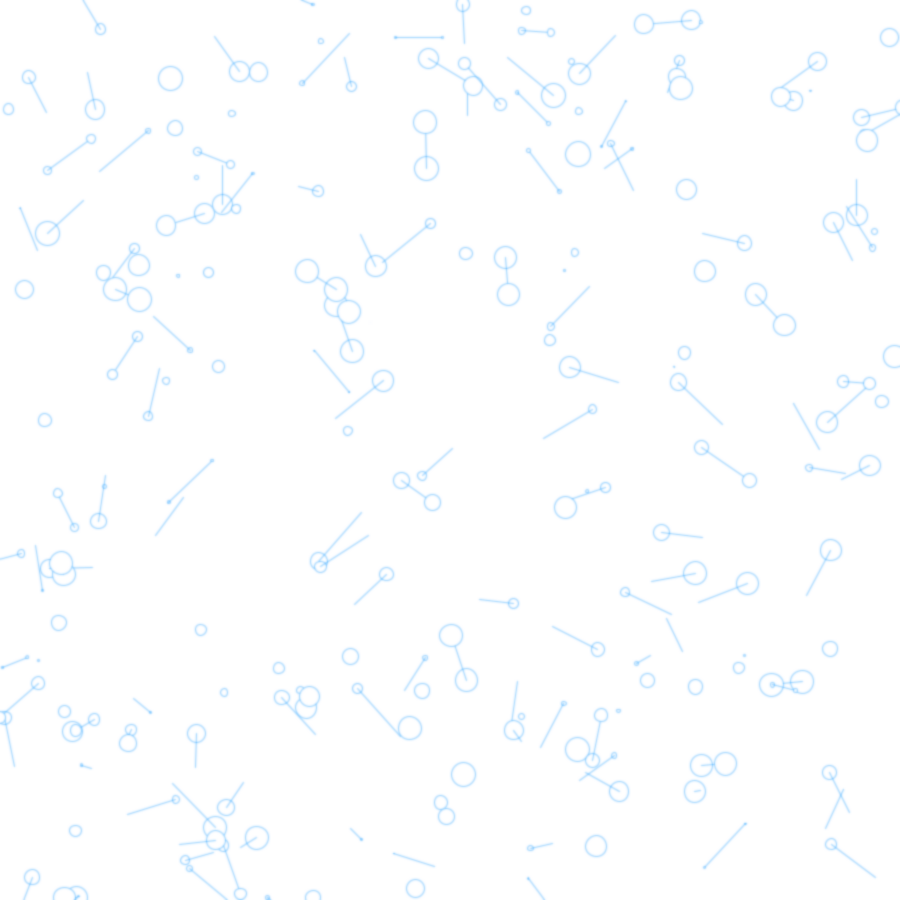
Frame 1 (no input)
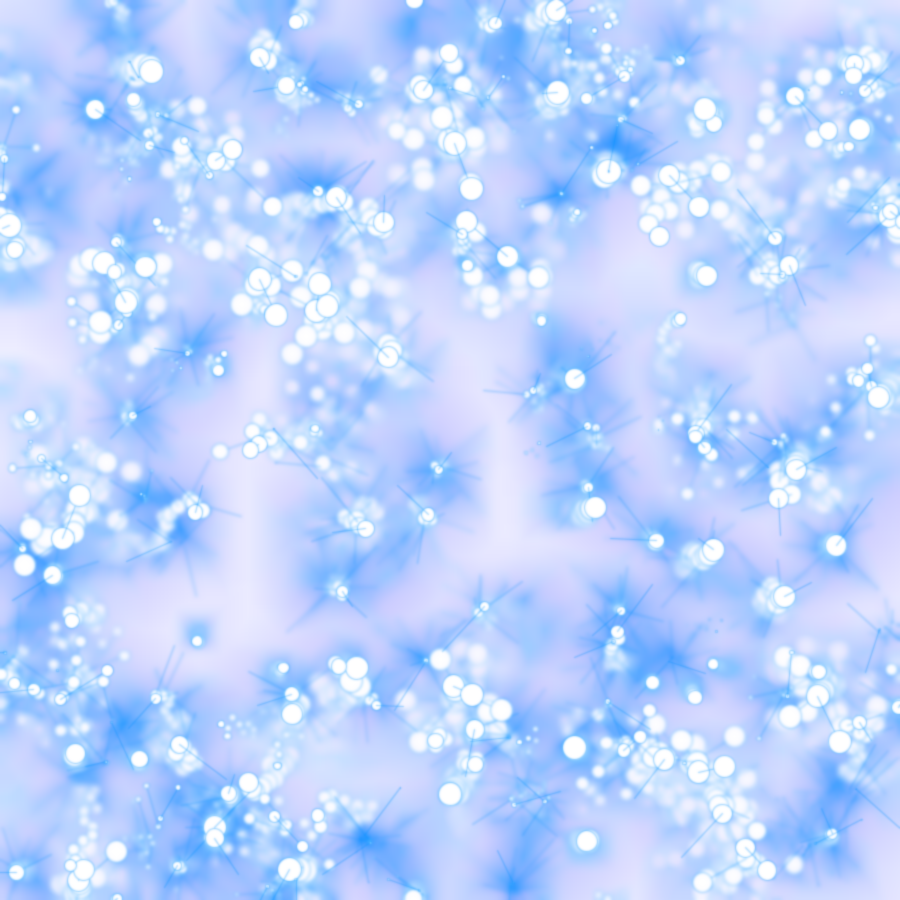
Frame 60 (the mouse pressed at the canvas centre just before this capture)
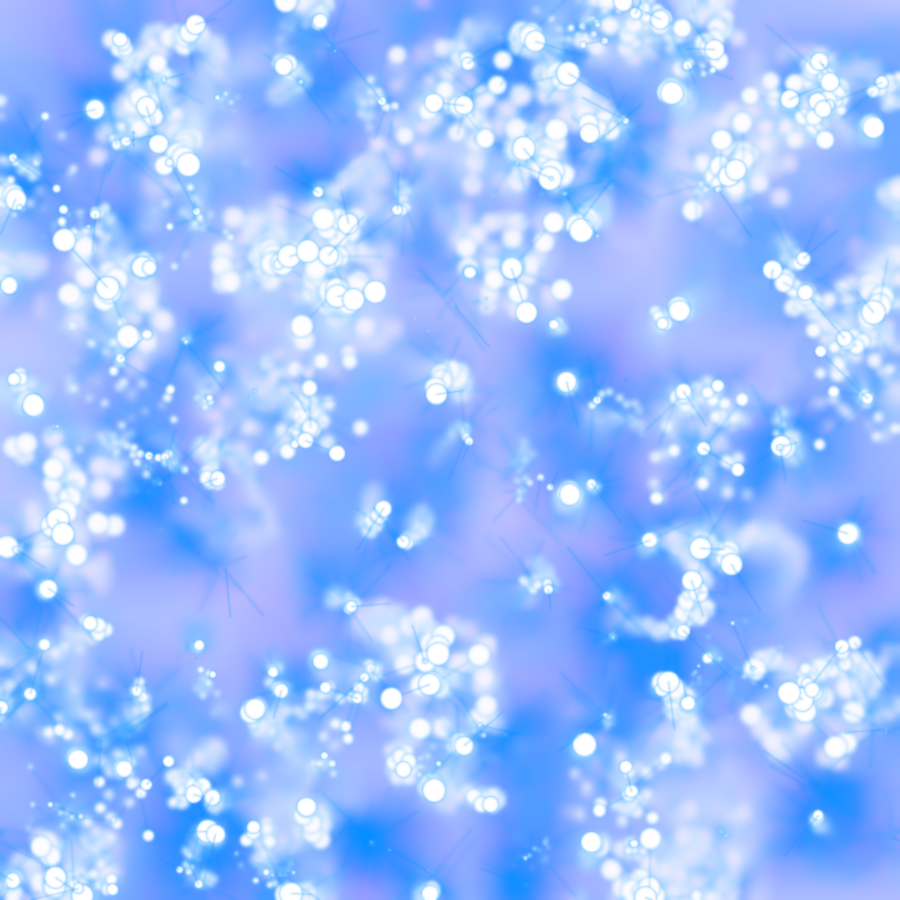
Frame 120 (the mouse held since frame 60 and released just before this capture)

The Processing sketch that drew these frames (run headless with seeded random() and noise(); from frame 60 on, the mouse is pressed at the canvas centre):

// Processing sketch: SimpleDecorator
// ── SimpleDecorator.pde
/*
Copyright (c) 2015 Ale González
This software is free; you can redistribute it and/or
modify it under the terms of the GNU Lesser General Public
License version 2.1 as published by the Free Software Foundation.
This software is distributed in the hope that it will be useful,
but WITHOUT ANY WARRANTY; without even the implied warranty of
MERCHANTABILITY or FITNESS FOR A PARTICULAR PURPOSE. See the GNU
Lesser General Public License for more details.
You should have received a copy of the GNU Lesser General
Public License along with this library; if not, write to the
Free Software Foundation, Inc., 59 Temple Place, Suite 330,
Boston, MA 02111-1307 USA
*/

/**
* Simple Decorator design pattern. CodeUp(III)
* This example uses a much simpler approach of a Decorator pattern,
* using simple inheritance instead of a pure abstract approach
*
*/

int n = 200;
Particle[] particles;

void setup()
{
    size(900, 900);
    background(-1);
    stroke(#0090ff, 125);
    particles = new Particle[n];
    for(int i = 0; i < n; i++) 
        particles[i] = random(1) < .33 ? new Particle() : random(1)<.66 ? new ParticleB() : new ParticleC();
}

void draw()
{   
    for(int i = 0; i < n; i++) 
      particles[i].update().display();
    filter(BLUR);
}





// ── Particles.pde
/**
 *  Main Particle class
 * 
 */

class Particle
{
    PVector pos;
    float size;
    float speed;
  
    Particle()
    {
        pos   = new PVector(random(width), random(height));
        size  = random(25);
        speed = random(15);  
    }
  
    Particle update()
    {
        pos.x += random(-speed, speed);
        pos.y += random(-speed, speed);
        if(pos.x < 0) pos.x += width;  else if(pos.x > width)  pos.x  -= width;
        if(pos.y < 0) pos.y += height; else if(pos.y > height) pos.y -= height;        
        return this;
    }
     
    void display()
    {
        ellipse(pos.x, pos.y, size, size);
    } 
}

/**
 *  ParticleB class
 *  Decorates Particle 
 */

class ParticleB extends Particle
{
  
    PVector l;
  
    ParticleB()
    {
        super(); 
        l = new PVector();
    }
  
    void display()
    {
        super.display();
        l = new PVector(pos.x + random(-50, 50), pos.y + random(-50, 50)); 
        line(pos.x, pos.y, l.x, l.y);  
    }
}

/**
 *  ParticleC class
 *  Decorates ParticleB 
 */

class ParticleC extends ParticleB
{
    ParticleC()
    {
        super(); 
    }
  
    void display()
    {
        super.display();
        ellipse(l.x, l.y, size, size);  
    }
}
